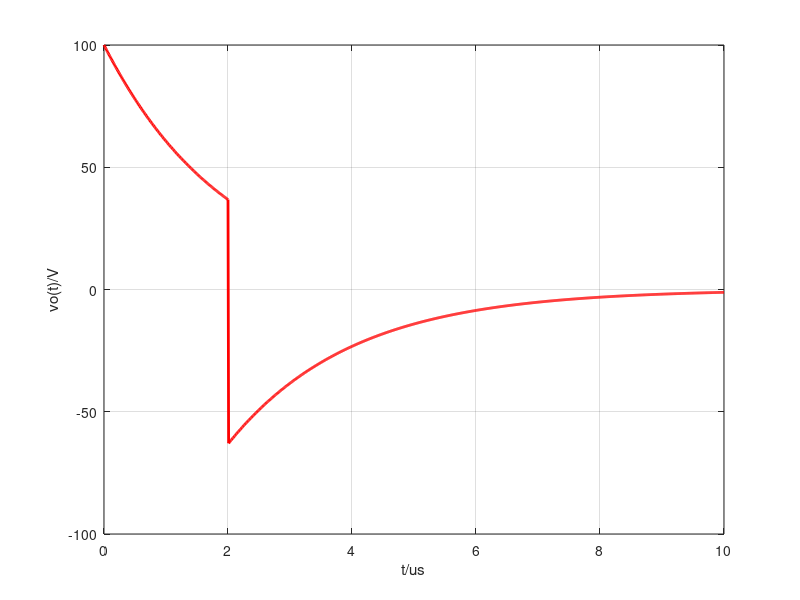
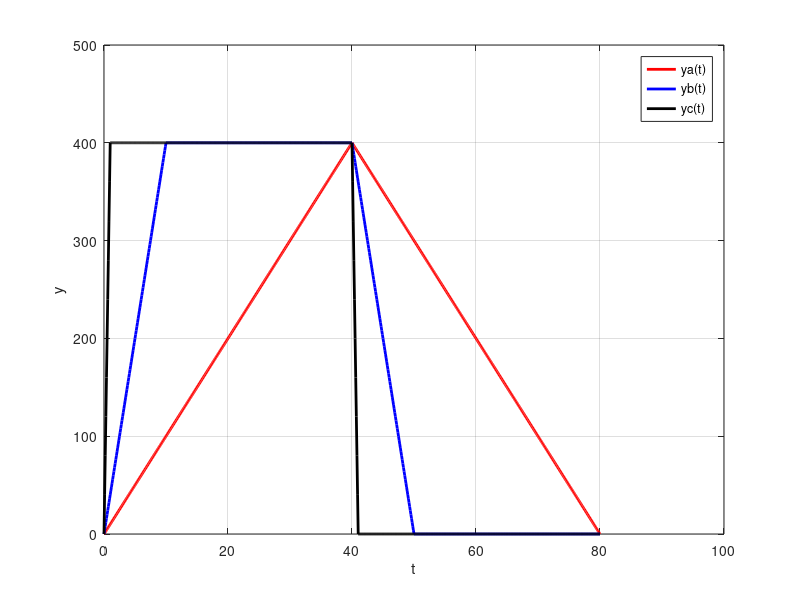

Here is the MATLAB script that generated these plots, in order:
clear all
close all
clc

%% Part 1(b)
t=0:0.01:10;
y=(100*exp(-0.5*t)).*(t>=0&t<=2)+(-63.2*exp(-0.5*t+1)).*(t>2);
figure(1);
plot(t,y,'r','linewidth',2);
xlabel('t/us');
ylabel('vo(t)/V');
axis([0 10 -100 100]);
grid on

%% Part 4(d)
t = 0:0.1:80;
y1 = 10*t.*(t>=0&t<=40) + (800-10*t).*(t>40&t<=80);
y2 = 40*t.*(t>=0&t<=10) + 400.*(t>10&t<=40) + (2000-40*t).*(t>40&t<=50);
y3 = 400*t.*(t>=0&t<=1) + 400.*(t>1&t<=40) + (16400-400*t).*(t>40&t<=41);
figure(2);
plot(t,y1,'r','linewidth',2);
hold on;
plot(t,y2,'b','linewidth',2);
hold on;
plot(t,y3,'k','linewidth',2);
xlabel('t');
ylabel('y');
axis([0 100 0 500]);
legend('ya(t)','yb(t)','yc(t)')
grid on